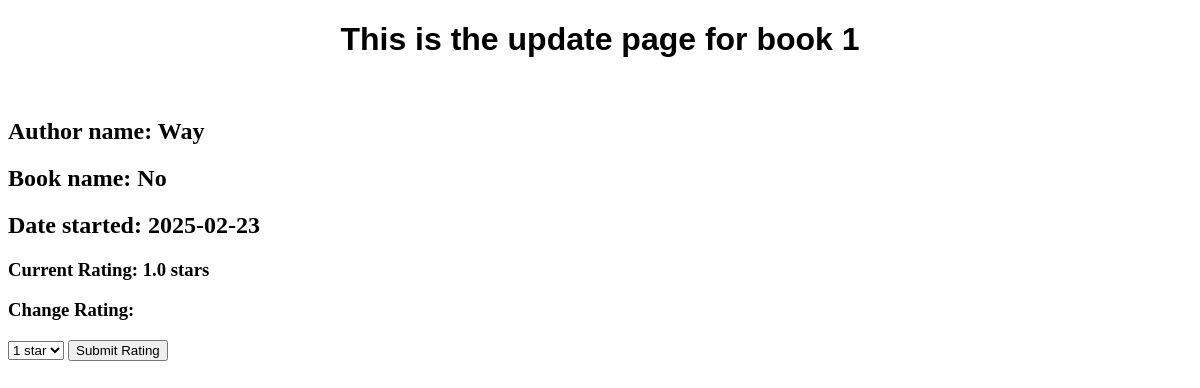
/add-notes/1, run on the app's committed database.
### app.py (models this page shows, shortened)
class Book(db.Model):
    id = db.Column(db.Integer, primary_key=True)
    title = db.Column(db.String(100), nullable=False)
    author = db.Column(db.String(100), nullable=False, default="")
    genre = db.Column(db.String(100), nullable=True, default="")
    date_created = db.Column(db.DateTime, default= lambda : datetime.now(timezone.utc))
    rating = db.Column(db.Double, nullable=False)
    __table_args__ = (
        db.CheckConstraint('rating BETWEEN 1 AND 5', name='rating_range'),
    )

### app.py (the view)
@app.route('/add-notes/<int:id>', methods=['GET', 'POST'])
def update(id):
    book = db.get_or_404(Book, id)
    if request.method == 'POST':
        book.rating = request.form.get('rating')
    else:
        return render_template('update.html', id=id, book=book)
    try:
        db.session.commit()
        return redirect('/')
    except Exception as e:
        return f'{str(e)}'

### templates/update.html (shortened to what this page needs)
{% extends 'base.html'%}
{% block body %}
    <h1>This is the update page for book {{id}}</h1>
    <br>
    <h2>Author name: {{ book.author }} </h2>
    <h2>Book name: {{ book.title }} </h2>
    <h2>Date started: {{ book.date_created.date() }} </h2>
    <form method="POST">
        <h3>Current Rating: {{ book.rating}} stars </h3>
        <h3>Change Rating:</h3>
        <select name="rating">
            <option value="1">1 star</option>
        </select>
        <button type="submit">Submit Rating</button>
    </form>
{% endblock %}

### static/css/style.css (style rules this page uses)
h1 { font-family: Arial, Helvetica, sans-serif; text-align: center; }

### data on the page
Book: author "Way", title "No", date_created "2025-02-23", rating "1.0"

### other printed values
{{ id }} "1"
